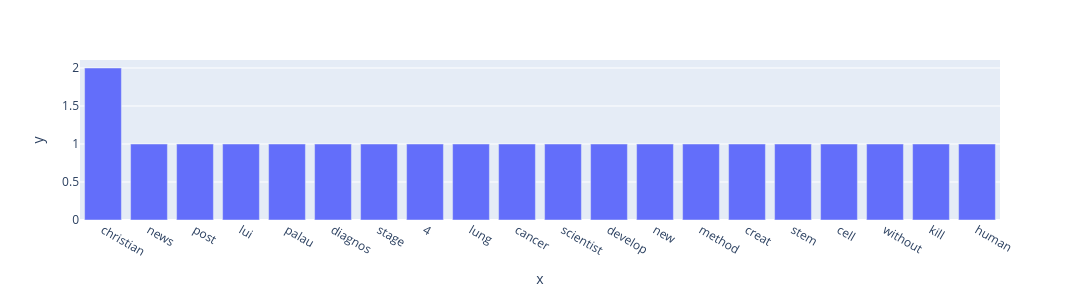

Here is the notebook cell this chart was saved with:
### Code cell
px.bar(x=word_freq["reliable"].keys(), y=word_freq["reliable"].values(), width=1080, height=300)

### Figure 1 — Plotly figure (JSON) as saved in the notebook; plotly's stock layout.template omitted (floating-point values rounded to 4 significant figures)
{"data": [{"hovertemplate": "x=%{x}<br>y=%{y}<extra></extra>", "legendgroup": "", "marker": {"color": "#636efa", "pattern": {"shape": ""}}, "name": "", "orientation": "v", "showlegend": false, "textposition": "auto", "type": "bar", "x": ["christian", "news", "post", "lui", "palau", "diagnos", "stage", "4", "lung", "cancer", "scientist", "develop", "new", "method", "creat", "stem", "cell", "without", "kill", "human"], "xaxis": "x", "y": [2, 1, 1, 1, 1, 1, 1, 1, 1, 1, 1, 1, 1, 1, 1, 1, 1, 1, 1, 1], "yaxis": "y"}], "layout": {"barmode": "relative", "height": 300, "legend": {"tracegroupgap": 0}, "margin": {"t": 60}, "width": 1080, "xaxis": {"anchor": "y", "domain": [0, 1], "title": {"text": "x"}}, "yaxis": {"anchor": "x", "domain": [0, 1], "title": {"text": "y"}}}}
